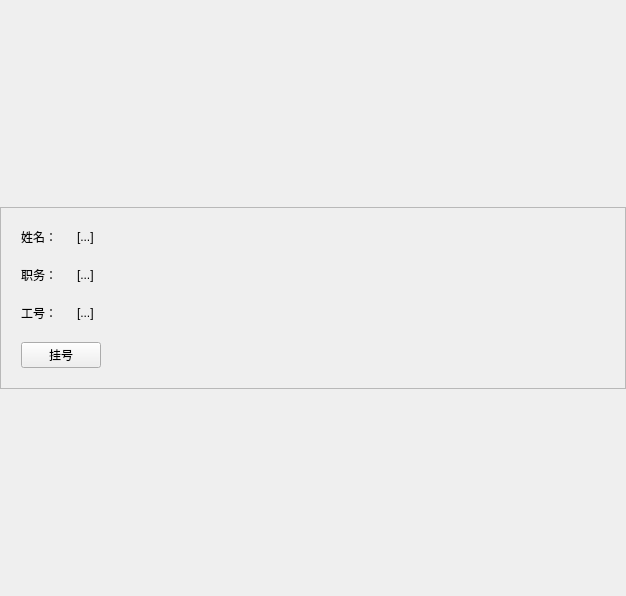
<?xml version="1.0" encoding="UTF-8"?>
<ui version="4.0">
 <class>DoctorCard</class>
 <widget class="QWidget" name="DoctorCard">
  <property name="geometry">
   <rect>
    <x>0</x>
    <y>0</y>
    <width>626</width>
    <height>596</height>
   </rect>
  </property>
  <property name="windowTitle">
   <string>Form</string>
  </property>
  <layout class="QVBoxLayout" name="verticalLayout">
   <property name="spacing">
    <number>0</number>
   </property>
   <property name="leftMargin">
    <number>0</number>
   </property>
   <property name="topMargin">
    <number>0</number>
   </property>
   <property name="rightMargin">
    <number>0</number>
   </property>
   <property name="bottomMargin">
    <number>0</number>
   </property>
   <item>
    <widget class="QFrame" name="CardFrame">
     <property name="sizePolicy">
      <sizepolicy hsizetype="Expanding" vsizetype="Fixed">
       <horstretch>0</horstretch>
       <verstretch>0</verstretch>
      </sizepolicy>
     </property>
     <property name="styleSheet">
      <string notr="true"/>
     </property>
     <property name="frameShape">
      <enum>QFrame::StyledPanel</enum>
     </property>
     <property name="frameShadow">
      <enum>QFrame::Raised</enum>
     </property>
     <property name="class" stdset="0">
      <string>cardFrame</string>
     </property>
     <layout class="QHBoxLayout" name="horizontalLayout">
      <property name="spacing">
       <number>20</number>
      </property>
      <property name="leftMargin">
       <number>20</number>
      </property>
      <property name="topMargin">
       <number>20</number>
      </property>
      <property name="rightMargin">
       <number>20</number>
      </property>
      <property name="bottomMargin">
       <number>20</number>
      </property>
      <item>
       <layout class="QVBoxLayout" name="verticalLayout_2">
        <item>
         <layout class="QFormLayout" name="formLayout">
          <property name="formAlignment">
           <set>Qt::AlignLeading|Qt::AlignLeft|Qt::AlignVCenter</set>
          </property>
          <property name="horizontalSpacing">
           <number>20</number>
          </property>
          <property name="verticalSpacing">
           <number>20</number>
          </property>
          <item row="0" column="0">
           <widget class="QLabel" name="ShowText_1">
            <property name="text">
             <string>姓名：</string>
            </property>
           </widget>
          </item>
          <item row="0" column="1">
           <widget class="QLabel" name="label_4">
            <property name="text">
             <string>[...]</string>
            </property>
           </widget>
          </item>
          <item row="1" column="0">
           <widget class="QLabel" name="ShowText_2">
            <property name="text">
             <string>职务：</string>
            </property>
           </widget>
          </item>
          <item row="1" column="1">
           <widget class="QLabel" name="label_5">
            <property name="text">
             <string>[...]</string>
            </property>
           </widget>
          </item>
          <item row="2" column="0">
           <widget class="QLabel" name="ShowText_3">
            <property name="text">
             <string>工号：</string>
            </property>
           </widget>
          </item>
          <item row="2" column="1">
           <widget class="QLabel" name="label_6">
            <property name="text">
             <string>[...]</string>
            </property>
           </widget>
          </item>
         </layout>
        </item>
        <item>
         <widget class="QPushButton" name="DetailBtn">
          <property name="text">
           <string>挂号</string>
          </property>
         </widget>
        </item>
       </layout>
      </item>
      <item>
       <spacer name="horizontalSpacer">
        <property name="orientation">
         <enum>Qt::Horizontal</enum>
        </property>
        <property name="sizeHint" stdset="0">
         <size>
          <width>40</width>
          <height>20</height>
         </size>
        </property>
       </spacer>
      </item>
      <item>
       <widget class="QLabel" name="Photo">
        <property name="text">
         <string/>
        </property>
        <property name="pixmap">
         <pixmap resource="../res.qrc">:/img/picture/DefaultPhoto.jpg</pixmap>
        </property>
        <property name="scaledContents">
         <bool>true</bool>
        </property>
       </widget>
      </item>
     </layout>
    </widget>
   </item>
  </layout>
 </widget>
 <resources>
  <include location="../res.qrc"/>
 </resources>
 <connections/>
</ui>
